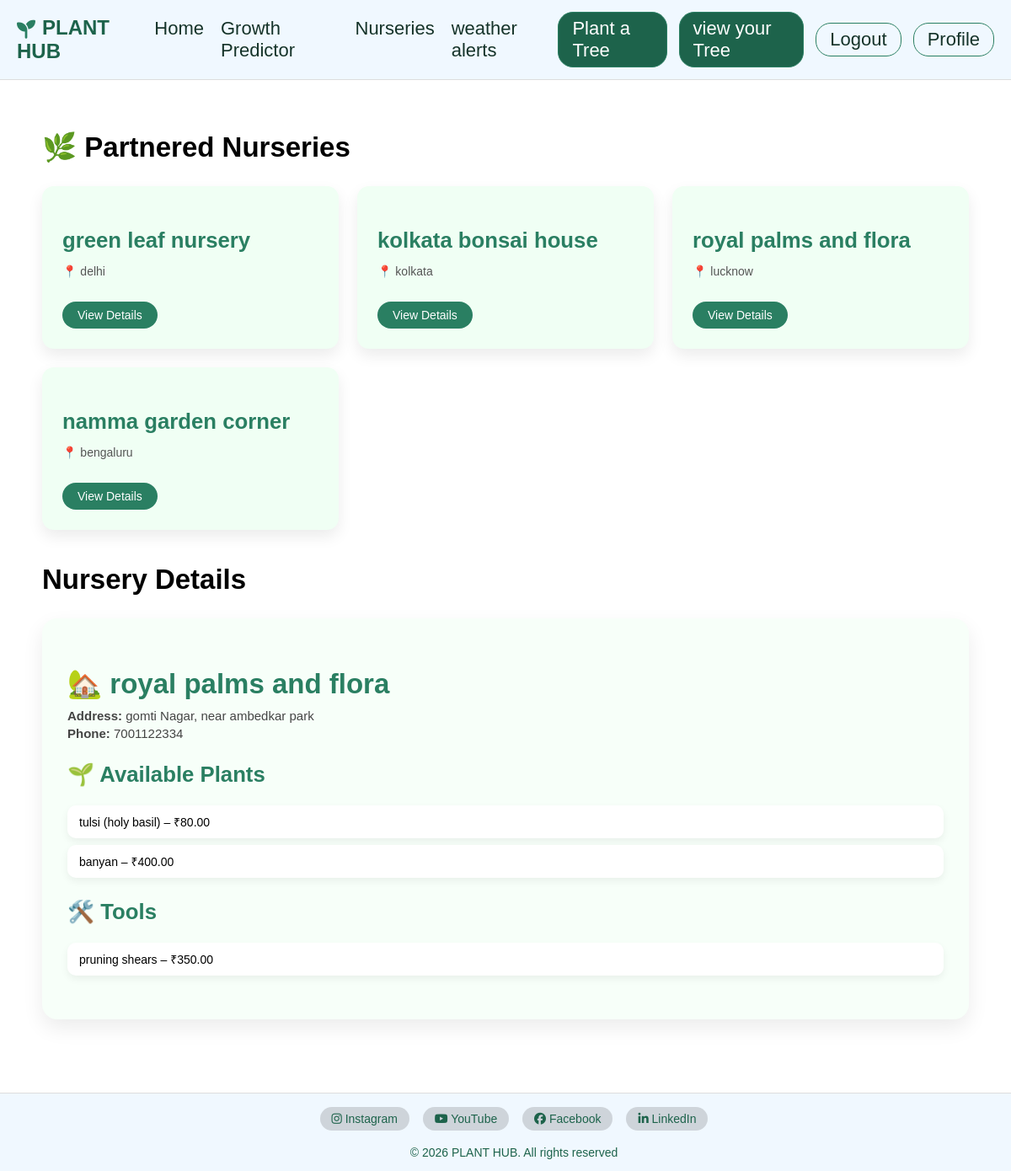
Page /nurseries/?nursery_id=3 (signed in) on the committed database.
### treeApp/models.py (models this page shows, shortened)
class Nursery(models.Model):
    name = models.CharField(max_length=100)
    city = models.CharField(max_length=50)
    address = models.TextField()
    phone = models.CharField(max_length=15)
    email = models.EmailField(blank=True)
    is_partnered = models.BooleanField(default=True)

class NurseryPlant(models.Model):
    nursery = models.ForeignKey(Nursery, on_delete=models.CASCADE)
    plant_type = models.CharField(max_length=100)
    price = models.DecimalField(max_digits=6, decimal_places=2)
    in_stock = models.BooleanField(default=True)

class NurseryTool(models.Model):
    nursery = models.ForeignKey(Nursery, on_delete=models.CASCADE)
    tool_name = models.CharField(max_length=100)
    price = models.DecimalField(max_digits=6, decimal_places=2)

### treeApp/views.py (the view)
# urls.py: path('nurseries/', views.nurseries, name='nurseries'),
@login_required
def nurseries(request):
    nurseries = Nursery.objects.filter(is_partnered=True)
    selected_nursery = None
    plants = None
    tools = None
    nursery_id = request.GET.get("nursery_id")
    if nursery_id:
        selected_nursery = Nursery.objects.get(id=nursery_id)
        plants = NurseryPlant.objects.filter(nursery=selected_nursery)
        tools = NurseryTool.objects.filter(nursery=selected_nursery)
    return render(request, "nurseries.html", {
        "nurseries": nurseries,
        "selected_nursery": selected_nursery,
        "plants": plants,
        "tools": tools
    })

### templates/nurseries.html
{% extends 'base.html' %}
{% load static %}
{% block css %}
  <link rel="stylesheet" href="{% static 'css/nursery_1.css' %} ">
{% endblock %}
{% block main %}
<div class="nursery-container">
  <h2>🌿 Partnered Nurseries</h2>
  <div class="nursery-grid">
    {% for n in nurseries %}
      <div class="nursery-card">
        <h3>{{ n.name }}</h3>
        <p>📍 {{ n.city }}</p>
        <a href="?nursery_id={{ n.id }}" class="btn">View Details</a>
      </div>
    {% endfor %}
  </div>
  {% if selected_nursery %}
    <h2>Nursery Details</h2>
    <div class="nursery-details">
      <h2>🏡 {{ selected_nursery.name }}</h2>
      <p><strong>Address:</strong> {{ selected_nursery.address }}</p>
      <p><strong>Phone:</strong> {{ selected_nursery.phone }}</p>
      <h3>🌱 Available Plants</h3>
      {% if plants %}
        <ul>
          {% for p in plants %}
            <li>{{ p.plant_type }} – ₹{{ p.price }}</li>
          {% endfor %}
        </ul>
      {% else %}
        <p>No plants available.</p>
      {% endif %}
      <h3>🛠️ Tools</h3>
      {% if tools %}
        <ul>
          {% for t in tools %}
            <li>{{ t.tool_name }} – ₹{{ t.price }}</li>
          {% endfor %}
        </ul>
      {% else %}
        <p>No tools available.</p>
      {% endif %}
    </div>
  {% endif %}
</div>
{% endblock %}

### static/css/style_1.css (style rules this page uses)
body { margin: 0; padding: 0; font-family: Arial, sans-serif; font-size: 22px; }

### static/css/nursery_1.css (style rules this page uses)
.nursery-container { max-width: 1100px; margin: 60px auto 180px auto; padding: 0 20px ; }
.nursery-grid { display: grid; grid-template-columns: repeat(auto-fit, minmax(260px, 1fr)); gap: 22px; margin-bottom: 40px; }
.nursery-card { background: #f0fff4; padding: 22px; border-radius: 14px; box-shadow: 0 8px 18px rgba(0,0,0,0.08); transition: all 0.25s ease; border: 2px solid transparent; }
.nursery-card h3 { color: #2a7f62; margin-bottom: 6px; }
.nursery-card p { color: #555; font-size: 14px; }
.nursery-card .btn { display: inline-block; margin-top: 14px; padding: 8px 18px; background: #2a7f62; color: white; border-radius: 20px; text-decoration: none; font-size: 14px; transition: background 0.2s ease; }
.nursery-details { background: #f7fff9; padding: 30px; border-radius: 18px; box-shadow: 0 10px 25px rgba(0,0,0,0.08); }
.nursery-details h2 { color: #2a7f62; margin-bottom: 10px; }
.nursery-details h3 { color: #2a7f62; margin-top: 25px; margin-bottom: 10px; }
.nursery-details p { font-size: 15px; color: #444; margin: 4px 0; }
.nursery-details ul { list-style: none; padding-left: 0; }
.nursery-details li { background: white; padding: 10px 14px; border-radius: 10px; margin-bottom: 8px; display: flex; justify-content: space-between; box-shadow: 0 4px 10px rgba(0,0,0,0.06); font-size: 14px; }

### rows in the picture
Nursery: name "green leaf nursery", city "delhi"
Nursery: name "kolkata bonsai house", city "kolkata"
Nursery: name "royal palms and flora", city "lucknow", address "gomti Nagar, near ambedkar park", phone "7001122334"
Nursery: name "namma garden corner", city "bengaluru"
NurseryPlant: plant_type "tulsi (holy basil)", price "80.00"
NurseryPlant: plant_type "banyan", price "400.00"
NurseryTool: tool_name "pruning shears", price "350.00"
